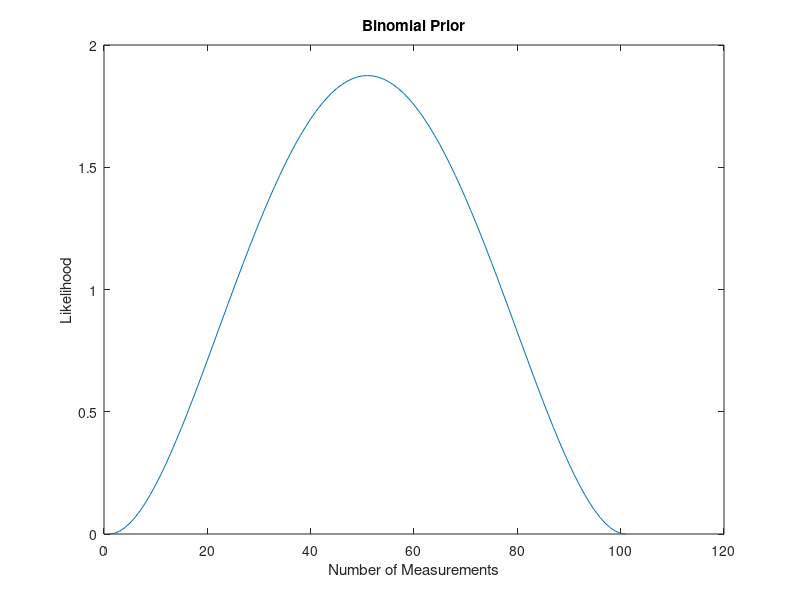
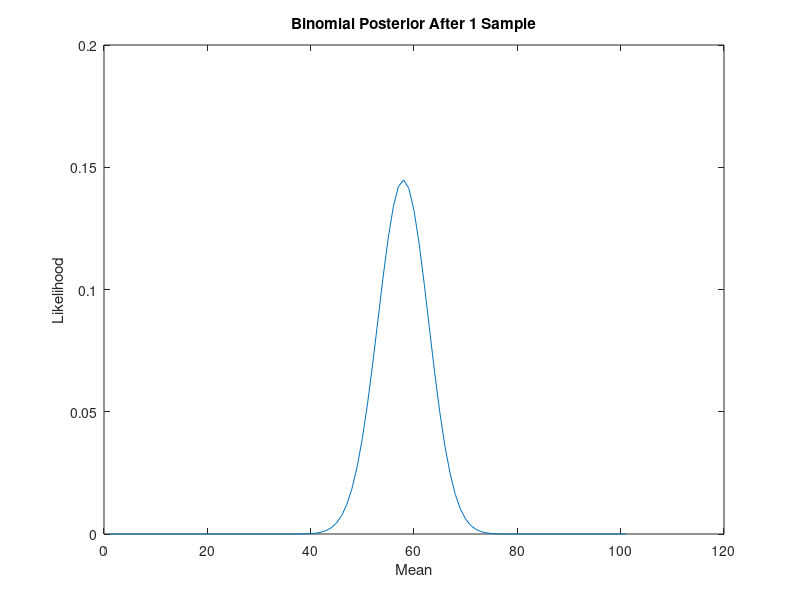
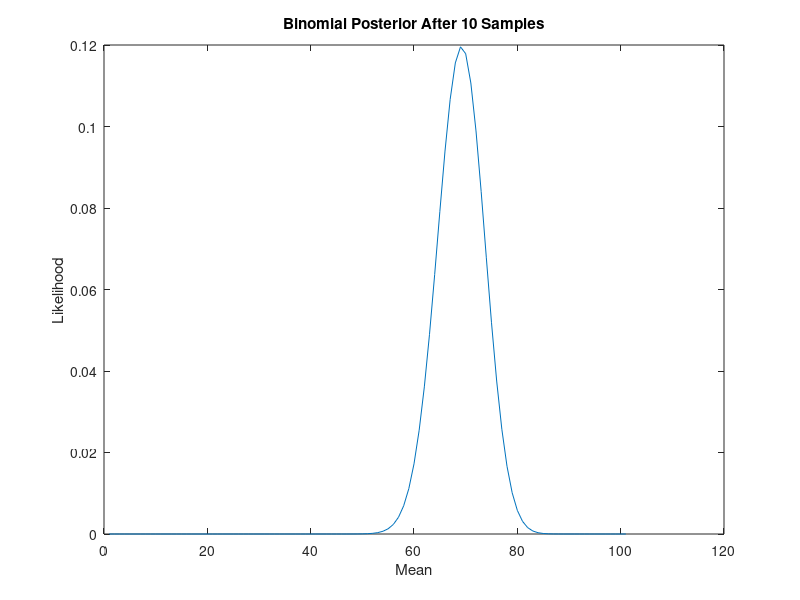
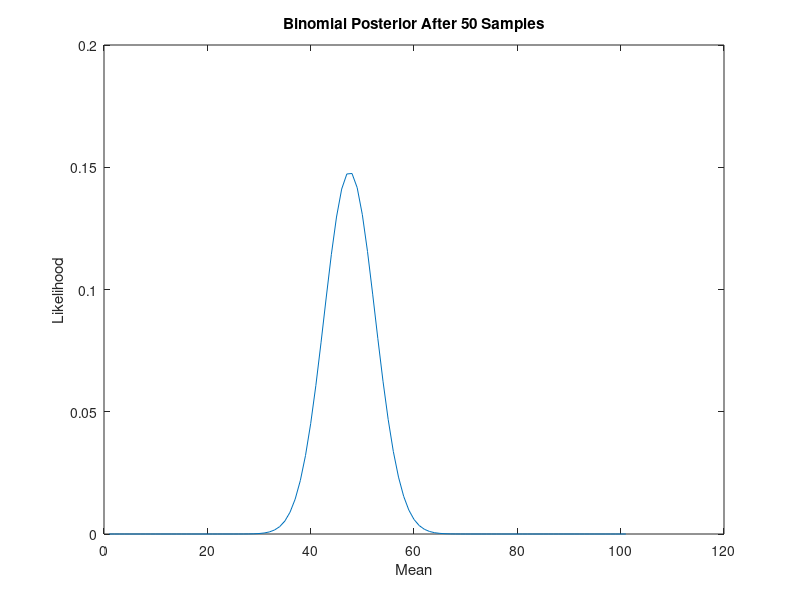

MATLAB code to generate these figures, in order:
close all;
clear all;
clc;

%%Part 1 - Binomial Random Variables 

N = 1;    %number of trials
p = 0.5;  %probability of success
n = 1;
m = 1000;

%MSE will take in the square errors from each iteration and find the
%average
mseML = zeros(n,m);
mseCP = zeros(n,m);
iterations = 100;

%Prior hyperparameters - if a and b are both 0, cp would work the same as ml
%Good Guess
a = 3;
b = 3;
%{
Bad Guess
a = 10
b = 3
%}

x=0:0.01:1;
prior = betapdf(x,a,b);
figure
plot(prior)
title('Binomial Prior');
ylabel('Likelihood');
xlabel('Number of Measurements');

for i = 1:iterations
    %generate random variables from binomial distribution.
    z = binornd(N,p,[n,m]);
    %create variable to count number of ones
    num1 = 0;
    %create empty arrays that would give the mean of the numbers until the current
    %number(for ML) or the mean using the formula(for CP)
    %indexj 1 2  3   4  5
    %     z 0 0  1   1  0
    % avgML 0 0 .33 .5 .4
    avgML = ones(n,m);
    avgCP = ones(n,m);
    for j = 1:m
        %See if the number is a one
        if z(j) == 1
            num1 = num1 + 1;
        end
        %Maximum Likelihood
        if j ~= 1
            avgML(j) = (avgML(j-1)*(j-1)+z(j))/j;
        else
            avgML(j) = z(j);
        end
        %THIS IS A FASTER WAY BUT I FIGURED IT OUT LATER
        %avgML(j) = mean(z(1:j));
        %Conjugate Prior
        avgCP(j) = (num1+a)/(j+a+b);
    end
    %create an array that keeps track of the square of the difference 
    ...of each element and the real average. the average should get close to the real average 
    seML = (N*p-avgML).^2; %.^ takes each element from avgML and squares it. without the '.' , the matrix would multiply itself
    mseML = mseML + seML;
    
    seCP = (N*p-avgCP).^2;
    mseCP = mseCP + seCP;
end

%divide each element by the number of iterations to get the mean square
%error
mseML = mseML./iterations;
mseCP = mseCP./iterations;

%Integrate the plotting posteriors into the for loop
figure
x=0:1:100;
%the posterior is the prior times the liklihood
posterior1 = prior.*binopdf(x,100,avgCP(1));
plot(posterior1)
title('Binomial Posterior After 1 Sample');
ylabel('Likelihood');
xlabel('Mean');

figure
x=0:1:100;
posterior10 = prior.*binopdf(x,100,avgCP(10));
plot(posterior10)
title('Binomial Posterior After 10 Samples');
ylabel('Likelihood');
xlabel('Mean');

figure
x=0:1:100;
posterior50 = prior.*binopdf(x,100,avgCP(50));
plot(posterior50)
title('Binomial Posterior After 50 Samples');
ylabel('Likelihood');
xlabel('Mean');

figure
likelihood = binopdf(x,100,avgCP(m));
posteriorM = prior.*likelihood;
plot(posteriorM)
title('Binomial Final Posterior');
ylabel('Likelihood');
xlabel('Mean');

figure
plot(mseCP)
title('Binomial Error Using CP');
ylabel('Mean Square Error');
xlabel('Number of Measurements');

figure
plot(mseML)
title('Binomial Error Using ML');
ylabel('Mean Square Error');
xlabel('Number of Measurements');

%%Part 2 - Gaussian Random current variable
%Set mu and sigma to generate data
mu = 50;
sigma = 5;
n = 1;
m = 100; 

mseML2 = zeros(n,m);
mseCP2 = zeros(n,m);
iterations = 100;

%hyperparameters
%Good Guess
sigmaN = 6;
mu0 = 40;
sigma0 = 6;
%{ 
Bad Guess
sigmaN = 6;
mu0 = 10;
sigma0 = 20;
%}
x=0:1:100;
prior2 = normpdf(x,mu0,sigma0);
figure
plot(prior2)
title('Gaussian Prior');
ylabel('Likelihood');
xlabel('Mean');

for i = 1:iterations
    %generate random variables from normal distribution.
    zg = normrnd(mu,sigma,[n,m]);
    
    avgML2 = ones(n,m);
    avgCP2 = ones(n,m);
    for j = 1:m
        %Maximum Likelihood
        if j ~= 1
            avgML2(j) = (avgML2(j-1)*(j-1)+zg(j))/j;
        else
            avgML2(j) = zg(j);
        end
        %avgML(j2) = mean(z2(1:j2));
        
        %Conjugate Prior
        %N is the number of data points so it should equal j?
        N = j;
        avgCP2(j) = ((mu0*sigmaN)+(N*sigma0*avgML2(j)))/(N*sigma0+sigmaN);        
    end
    seML2 = (mu-avgML2).^2;
    mseML2 = mseML2 + seML2;
    
    seCP2 = (mu-avgCP2).^2;
    mseCP2 = mseCP2 + seCP2;
end

mseML2 = mseML2./iterations;
mseCP2 = mseCP2./iterations;

%For the posteriod use equation 2.142 from the textbook and rearrange
%variables
figure
x = 0:1:100;
N = 1;
posterior1 = normpdf(x,avgCP2(1),((sigmaN*sigma0)^2)/(sigmaN^2+ N*sigma0^2));
plot(posterior1)
title('Gaussian Posterior After 1 Sample');
ylabel('Likelihood');
xlabel('Mean');

figure
N = 10;
posterior10 = normpdf(x,avgCP2(10),((sigmaN*sigma0)^2)/(sigmaN^2+ N*sigma0^2));
plot(posterior10)
title('Gaussian Posterior After 10 Samples');
ylabel('Likelihood');
xlabel('Mean');

figure
N = 50;
posterior50 = normpdf(x,avgCP2(50),((sigmaN*sigma0)^2)/(sigmaN^2+ N*sigma0^2));
plot(posterior50)
title('Gaussian Posterior After 50 Samples');
ylabel('Likelihood');
xlabel('Mean');

figure
N = m;
posteriorM = normpdf(x,avgCP2(m),((sigmaN*sigma0)^2)/(sigmaN^2+ N*sigma0^2));
plot(posteriorM)
title('Gaussian Final Posterior');
ylabel('Likelihood');
xlabel('Mean');

figure
plot(mseCP2)
title('Gaussian Error Using CP');
ylabel('Mean Square Error');
xlabel('Number of Measurements');

figure
plot(mseML2)
title('Gaussian Error Using ML');
ylabel('Mean Square Error');
xlabel('Number of Measurements');
